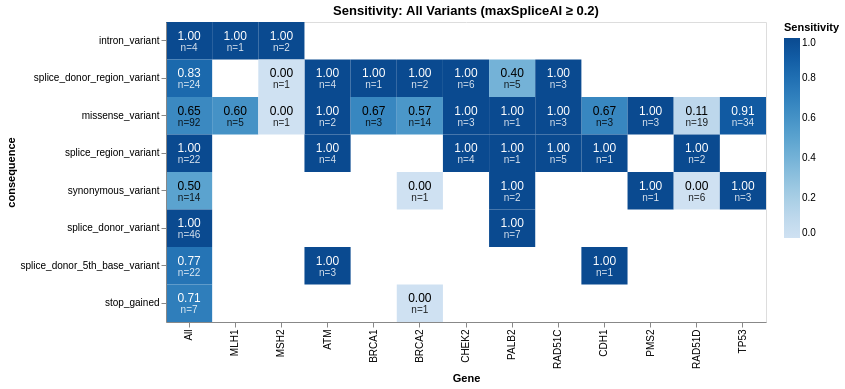
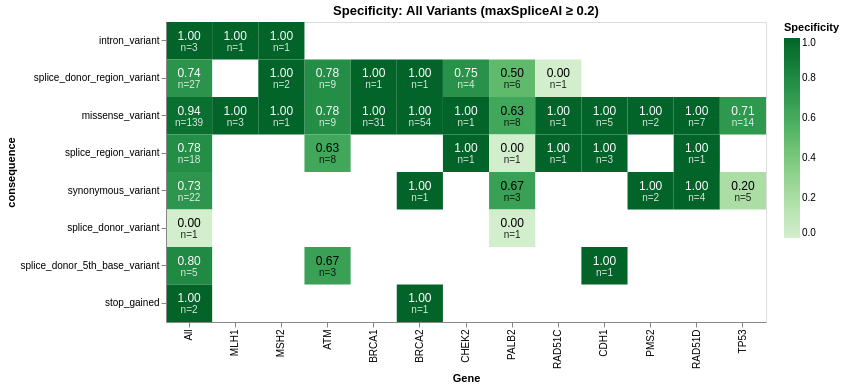

Notebook cell for these charts, in order:
### Code cell
sens_map = sensitivity_heatmap(ba_df, threshold=0.2, var_type='All Variants')
spec_map = specificity_heatmap(ba_df, threshold=0.2, var_type='All Variants')

sens_map.display()
spec_map.display()

### Figure 1 — Vega-Lite specification as saved in the notebook (floating-point values rounded to 4 significant figures)
{"config": {"view": {"continuousWidth": 300, "continuousHeight": 300}}, "layer": [{"mark": {"type": "rect"}, "encoding": {"color": {"field": "sensitivity", "legend": {"title": "Sensitivity"}, "scale": {"domain": [0, 1], "scheme": "blues"}, "type": "quantitative"}, "tooltip": [{"field": "Gene", "type": "nominal"}, {"field": "consequence", "type": "nominal"}, {"field": "sensitivity", "format": ".3f", "title": "Sensitivity", "type": "quantitative"}, {"field": "n_pos", "title": "n abnormal", "type": "quantitative"}], "x": {"field": "Gene", "sort": ["All", "MLH1", "MSH2", "ATM", "BRCA1", "BRCA2", "CHEK2", "PALB2", "RAD51C", "CDH1", "PMS2", "RAD51D", "TP53"], "type": "nominal"}, "y": {"field": "consequence", "sort": ["intron_variant", "splice_donor_region_variant", "missense_variant", "splice_region_variant", "synonymous_variant", "splice_donor_variant", "splice_donor_5th_base_variant", "stop_gained"], "type": "nominal"}}}, {"mark": {"type": "text", "dy": -5, "fontSize": 12}, "encoding": {"color": {"condition": {"test": "datum.sensitivity > 0.7", "value": "white"}, "value": "black"}, "text": {"field": "sensitivity", "format": ".2f", "type": "quantitative"}, "x": {"field": "Gene", "sort": ["All", "MLH1", "MSH2", "ATM", "BRCA1", "BRCA2", "CHEK2", "PALB2", "RAD51C", "CDH1", "PMS2", "RAD51D", "TP53"], "type": "nominal"}, "y": {"field": "consequence", "sort": ["intron_variant", "splice_donor_region_variant", "missense_variant", "splice_region_variant", "synonymous_variant", "splice_donor_variant", "splice_donor_5th_base_variant", "stop_gained"], "type": "nominal"}}}, {"mark": {"type": "text", "dy": 7, "fontSize": 10, "opacity": 0.85}, "encoding": {"color": {"condition": {"test": "datum.sensitivity > 0.7", "value": "white"}, "value": "black"}, "text": {"field": "n_label", "type": "nominal"}, "x": {"field": "Gene", "sort": ["All", "MLH1", "MSH2", "ATM", "BRCA1", "BRCA2", "CHEK2", "PALB2", "RAD51C", "CDH1", "PMS2", "RAD51D", "TP53"], "type": "nominal"}, "y": {"field": "consequence", "sort": ["intron_variant", "splice_donor_region_variant", "missense_variant", "splice_region_variant", "synonymous_variant", "splice_donor_variant", "splice_donor_5th_base_variant", "stop_gained"], "type": "nominal"}}, "transform": [{"calculate": "\"n=\" + datum.n_pos", "as": "n_label"}]}], "data": {"name": "data-889e0a711e1a02cc310d2b0b2eb804e1"}, "height": 300, "title": "Sensitivity: All Variants (maxSpliceAI ≥ 0.2)", "width": 600, "$schema": "https://vega.github.io/schema/vega-lite/v6.1.0.json", "datasets": {"data-889e0a711e1a02cc310d2b0b2eb804e1": [{"consequence": "intron_variant", "Gene": "MLH1", "sensitivity": 1.0, "specificity": 1.0, "balanced_acc": 1.0, "n_pos": 1.0, "n_neg": 1.0}, {"consequence": "intron_variant", "Gene": "MSH2", "sensitivity": 1.0, "specificity": 1.0, "balanced_acc": 1.0, "n_pos": 2.0, "n_neg": 1.0}, {"consequence": "intron_variant", "Gene": "All", "sensitivity": 1.0, "specificity": 1.0, "balanced_acc": 1.0, "n_pos": 4.0, "n_neg": 3.0}, {"consequence": "splice_donor_region_variant", "Gene": "ATM", "sensitivity": 1.0, "specificity": 0.7778, "balanced_acc": 0.8889, "n_pos": 4.0, "n_neg": 9.0}, {"consequence": "splice_donor_region_variant", "Gene": "BRCA1", "sensitivity": 1.0, "specificity": 1.0, "balanced_acc": 1.0, "n_pos": 1.0, "n_neg": 1.0}, {"consequence": "splice_donor_region_variant", "Gene": "BRCA2", "sensitivity": 1.0, "specificity": 1.0, "balanced_acc": 1.0, "n_pos": 2.0, "n_neg": 1.0}, {"consequence": "splice_donor_region_variant", "Gene": "CHEK2", "sensitivity": 1.0, "specificity": 0.75, "balanced_acc": 0.875, "n_pos": 6.0, "n_neg": 4.0}, {"consequence": "splice_donor_region_variant", "Gene": "MSH2", "sensitivity": 0.0, "specificity": 1.0, "balanced_acc": 0.5, "n_pos": 1.0, "n_neg": 2.0}, {"consequence": "splice_donor_region_variant", "Gene": "PALB2", "sensitivity": 0.4, "specificity": 0.5, "balanced_acc": 0.45, "n_pos": 5.0, "n_neg": 6.0}, {"consequence": "splice_donor_region_variant", "Gene": "RAD51C", "sensitivity": 1.0, "specificity": 0.0, "balanced_acc": 0.5, "n_pos": 3.0, "n_neg": 1.0}, {"consequence": "splice_donor_region_variant", "Gene": "All", "sensitivity": 0.8333, "specificity": 0.7407, "balanced_acc": 0.787, "n_pos": 24.0, "n_neg": 27.0}, {"consequence": "missense_variant", "Gene": "ATM", "sensitivity": 1.0, "specificity": 0.7778, "balanced_acc": 0.8889, "n_pos": 2.0, "n_neg": 9.0}, {"consequence": "missense_variant", "Gene": "BRCA1", "sensitivity": 0.6667, "specificity": 1.0, "balanced_acc": 0.8333, "n_pos": 3.0, "n_neg": 31.0}, {"consequence": "missense_variant", "Gene": "BRCA2", "sensitivity": 0.5714, "specificity": 1.0, "balanced_acc": 0.7857, "n_pos": 14.0, "n_neg": 54.0}, {"consequence": "missense_variant", "Gene": "CDH1", "sensitivity": 0.6667, "specificity": 1.0, "balanced_acc": 0.8333, "n_pos": 3.0, "n_neg": 5.0}, {"consequence": "missense_variant", "Gene": "CHEK2", "sensitivity": 1.0, "specificity": 1.0, "balanced_acc": 1.0, "n_pos": 3.0, "n_neg": 1.0}, {"consequence": "missense_variant", "Gene": "MLH1", "sensitivity": 0.6, "specificity": 1.0, "balanced_acc": 0.8, "n_pos": 5.0, "n_neg": 3.0}, {"consequence": "missense_variant", "Gene": "MSH2", "sensitivity": 0.0, "specificity": 1.0, "balanced_acc": 0.5, "n_pos": 1.0, "n_neg": 1.0}, {"consequence": "missense_variant", "Gene": "PALB2", "sensitivity": 1.0, "specificity": 0.625, "balanced_acc": 0.8125, "n_pos": 1.0, "n_neg": 8.0}, {"consequence": "missense_variant", "Gene": "PMS2", "sensitivity": 1.0, "specificity": 1.0, "balanced_acc": 1.0, "n_pos": 3.0, "n_neg": 2.0}, {"consequence": "missense_variant", "Gene": "RAD51C", "sensitivity": 1.0, "specificity": 1.0, "balanced_acc": 1.0, "n_pos": 3.0, "n_neg": 1.0}, {"consequence": "missense_variant", "Gene": "RAD51D", "sensitivity": 0.1053, "specificity": 1.0, "balanced_acc": 0.5526, "n_pos": 19.0, "n_neg": 7.0}, {"consequence": "missense_variant", "Gene": "TP53", "sensitivity": 0.9118, "specificity": 0.7143, "balanced_acc": 0.813, "n_pos": 34.0, "n_neg": 14.0}, {"consequence": "missense_variant", "Gene": "All", "sensitivity": 0.6522, "specificity": 0.9353, "balanced_acc": 0.7937, "n_pos": 92.0, "n_neg": 139.0}, {"consequence": "splice_region_variant", "Gene": "ATM", "sensitivity": 1.0, "specificity": 0.625, "balanced_acc": 0.8125, "n_pos": 4.0, "n_neg": 8.0}, {"consequence": "splice_region_variant", "Gene": "CDH1", "sensitivity": 1.0, "specificity": 1.0, "balanced_acc": 1.0, "n_pos": 1.0, "n_neg": 3.0}, {"consequence": "splice_region_variant", "Gene": "CHEK2", "sensitivity": 1.0, "specificity": 1.0, "balanced_acc": 1.0, "n_pos": 4.0, "n_neg": 1.0}, {"consequence": "splice_region_variant", "Gene": "PALB2", "sensitivity": 1.0, "specificity": 0.0, "balanced_acc": 0.5, "n_pos": 1.0, "n_neg": 1.0}, {"consequence": "splice_region_variant", "Gene": "RAD51C", "sensitivity": 1.0, "specificity": 1.0, "balanced_acc": 1.0, "n_pos": 5.0, "n_neg": 1.0}, {"consequence": "splice_region_variant", "Gene": "RAD51D", "sensitivity": 1.0, "specificity": 1.0, "balanced_acc": 1.0, "n_pos": 2.0, "n_neg": 1.0}, {"consequence": "splice_region_variant", "Gene": "All", "sensitivity": 1.0, "specificity": 0.7778, "balanced_acc": 0.8889, "n_pos": 22.0, "n_neg": 18.0}, {"consequence": "synonymous_variant", "Gene": "BRCA2", "sensitivity": 0.0, "specificity": 1.0, "balanced_acc": 0.5, "n_pos": 1.0, "n_neg": 1.0}, {"consequence": "synonymous_variant", "Gene": "PALB2", "sensitivity": 1.0, "specificity": 0.6667, "balanced_acc": 0.8333, "n_pos": 2.0, "n_neg": 3.0}, {"consequence": "synonymous_variant", "Gene": "PMS2", "sensitivity": 1.0, "specificity": 1.0, "balanced_acc": 1.0, "n_pos": 1.0, "n_neg": 2.0}, {"consequence": "synonymous_variant", "Gene": "RAD51D", "sensitivity": 0.0, "specificity": 1.0, "balanced_acc": 0.5, "n_pos": 6.0, "n_neg": 4.0}, {"consequence": "synonymous_variant", "Gene": "TP53", "sensitivity": 1.0, "specificity": 0.2, "balanced_acc": 0.6, "n_pos": 3.0, "n_neg": 5.0}, {"consequence": "synonymous_variant", "Gene": "All", "sensitivity": 0.5, "specificity": 0.7273, "balanced_acc": 0.6136, "n_pos": 14.0, "n_neg": 22.0}, {"consequence": "splice_donor_variant", "Gene": "PALB2", "sensitivity": 1.0, "specificity": 0.0, "balanced_acc": 0.5, "n_pos": 7.0, "n_neg": 1.0}, {"consequence": "splice_donor_variant", "Gene": "All", "sensitivity": 1.0, "specificity": 0.0, "balanced_acc": 0.5, "n_pos": 46.0, "n_neg": 1.0}, {"consequence": "splice_donor_5th_base_variant", "Gene": "ATM", "sensitivity": 1.0, "specificity": 0.6667, "balanced_acc": 0.8333, "n_pos": 3.0, "n_neg": 3.0}, {"consequence": "splice_donor_5th_base_variant", "Gene": "CDH1", "sensitivity": 1.0, "specificity": 1.0, "balanced_acc": 1.0, "n_pos": 1.0, "n_neg": 1.0}, {"consequence": "splice_donor_5th_base_variant", "Gene": "All", "sensitivity": 0.7727, "specificity": 0.8, "balanced_acc": 0.7864, "n_pos": 22.0, "n_neg": 5.0}, {"consequence": "stop_gained", "Gene": "BRCA2", "sensitivity": 0.0, "specificity": 1.0, "balanced_acc": 0.5, "n_pos": 1.0, "n_neg": 1.0}, {"consequence": "stop_gained", "Gene": "All", "sensitivity": 0.7143, "specificity": 1.0, "balanced_acc": 0.8571, "n_pos": 7.0, "n_neg": 2.0}]}}

### Figure 2 — Vega-Lite specification as saved in the notebook (floating-point values rounded to 4 significant figures)
{"config": {"view": {"continuousWidth": 300, "continuousHeight": 300}}, "layer": [{"mark": {"type": "rect"}, "encoding": {"color": {"field": "specificity", "legend": {"title": "Specificity"}, "scale": {"domain": [0, 1], "scheme": "greens"}, "type": "quantitative"}, "tooltip": [{"field": "Gene", "type": "nominal"}, {"field": "consequence", "type": "nominal"}, {"field": "specificity", "format": ".3f", "title": "Specificity", "type": "quantitative"}, {"field": "n_neg", "title": "n normal", "type": "quantitative"}], "x": {"field": "Gene", "sort": ["All", "MLH1", "MSH2", "ATM", "BRCA1", "BRCA2", "CHEK2", "PALB2", "RAD51C", "CDH1", "PMS2", "RAD51D", "TP53"], "type": "nominal"}, "y": {"field": "consequence", "sort": ["intron_variant", "splice_donor_region_variant", "missense_variant", "splice_region_variant", "synonymous_variant", "splice_donor_variant", "splice_donor_5th_base_variant", "stop_gained"], "type": "nominal"}}}, {"mark": {"type": "text", "dy": -5, "fontSize": 12}, "encoding": {"color": {"condition": {"test": "datum.specificity > 0.7", "value": "white"}, "value": "black"}, "text": {"field": "specificity", "format": ".2f", "type": "quantitative"}, "x": {"field": "Gene", "sort": ["All", "MLH1", "MSH2", "ATM", "BRCA1", "BRCA2", "CHEK2", "PALB2", "RAD51C", "CDH1", "PMS2", "RAD51D", "TP53"], "type": "nominal"}, "y": {"field": "consequence", "sort": ["intron_variant", "splice_donor_region_variant", "missense_variant", "splice_region_variant", "synonymous_variant", "splice_donor_variant", "splice_donor_5th_base_variant", "stop_gained"], "type": "nominal"}}}, {"mark": {"type": "text", "dy": 7, "fontSize": 10, "opacity": 0.85}, "encoding": {"color": {"condition": {"test": "datum.specificity > 0.7", "value": "white"}, "value": "black"}, "text": {"field": "n_label", "type": "nominal"}, "x": {"field": "Gene", "sort": ["All", "MLH1", "MSH2", "ATM", "BRCA1", "BRCA2", "CHEK2", "PALB2", "RAD51C", "CDH1", "PMS2", "RAD51D", "TP53"], "type": "nominal"}, "y": {"field": "consequence", "sort": ["intron_variant", "splice_donor_region_variant", "missense_variant", "splice_region_variant", "synonymous_variant", "splice_donor_variant", "splice_donor_5th_base_variant", "stop_gained"], "type": "nominal"}}, "transform": [{"calculate": "\"n=\" + datum.n_neg", "as": "n_label"}]}], "data": {"name": "data-889e0a711e1a02cc310d2b0b2eb804e1"}, "height": 300, "title": "Specificity: All Variants (maxSpliceAI ≥ 0.2)", "width": 600, "$schema": "https://vega.github.io/schema/vega-lite/v6.1.0.json", "datasets": {"data-889e0a711e1a02cc310d2b0b2eb804e1": [{"consequence": "intron_variant", "Gene": "MLH1", "sensitivity": 1.0, "specificity": 1.0, "balanced_acc": 1.0, "n_pos": 1.0, "n_neg": 1.0}, {"consequence": "intron_variant", "Gene": "MSH2", "sensitivity": 1.0, "specificity": 1.0, "balanced_acc": 1.0, "n_pos": 2.0, "n_neg": 1.0}, {"consequence": "intron_variant", "Gene": "All", "sensitivity": 1.0, "specificity": 1.0, "balanced_acc": 1.0, "n_pos": 4.0, "n_neg": 3.0}, {"consequence": "splice_donor_region_variant", "Gene": "ATM", "sensitivity": 1.0, "specificity": 0.7778, "balanced_acc": 0.8889, "n_pos": 4.0, "n_neg": 9.0}, {"consequence": "splice_donor_region_variant", "Gene": "BRCA1", "sensitivity": 1.0, "specificity": 1.0, "balanced_acc": 1.0, "n_pos": 1.0, "n_neg": 1.0}, {"consequence": "splice_donor_region_variant", "Gene": "BRCA2", "sensitivity": 1.0, "specificity": 1.0, "balanced_acc": 1.0, "n_pos": 2.0, "n_neg": 1.0}, {"consequence": "splice_donor_region_variant", "Gene": "CHEK2", "sensitivity": 1.0, "specificity": 0.75, "balanced_acc": 0.875, "n_pos": 6.0, "n_neg": 4.0}, {"consequence": "splice_donor_region_variant", "Gene": "MSH2", "sensitivity": 0.0, "specificity": 1.0, "balanced_acc": 0.5, "n_pos": 1.0, "n_neg": 2.0}, {"consequence": "splice_donor_region_variant", "Gene": "PALB2", "sensitivity": 0.4, "specificity": 0.5, "balanced_acc": 0.45, "n_pos": 5.0, "n_neg": 6.0}, {"consequence": "splice_donor_region_variant", "Gene": "RAD51C", "sensitivity": 1.0, "specificity": 0.0, "balanced_acc": 0.5, "n_pos": 3.0, "n_neg": 1.0}, {"consequence": "splice_donor_region_variant", "Gene": "All", "sensitivity": 0.8333, "specificity": 0.7407, "balanced_acc": 0.787, "n_pos": 24.0, "n_neg": 27.0}, {"consequence": "missense_variant", "Gene": "ATM", "sensitivity": 1.0, "specificity": 0.7778, "balanced_acc": 0.8889, "n_pos": 2.0, "n_neg": 9.0}, {"consequence": "missense_variant", "Gene": "BRCA1", "sensitivity": 0.6667, "specificity": 1.0, "balanced_acc": 0.8333, "n_pos": 3.0, "n_neg": 31.0}, {"consequence": "missense_variant", "Gene": "BRCA2", "sensitivity": 0.5714, "specificity": 1.0, "balanced_acc": 0.7857, "n_pos": 14.0, "n_neg": 54.0}, {"consequence": "missense_variant", "Gene": "CDH1", "sensitivity": 0.6667, "specificity": 1.0, "balanced_acc": 0.8333, "n_pos": 3.0, "n_neg": 5.0}, {"consequence": "missense_variant", "Gene": "CHEK2", "sensitivity": 1.0, "specificity": 1.0, "balanced_acc": 1.0, "n_pos": 3.0, "n_neg": 1.0}, {"consequence": "missense_variant", "Gene": "MLH1", "sensitivity": 0.6, "specificity": 1.0, "balanced_acc": 0.8, "n_pos": 5.0, "n_neg": 3.0}, {"consequence": "missense_variant", "Gene": "MSH2", "sensitivity": 0.0, "specificity": 1.0, "balanced_acc": 0.5, "n_pos": 1.0, "n_neg": 1.0}, {"consequence": "missense_variant", "Gene": "PALB2", "sensitivity": 1.0, "specificity": 0.625, "balanced_acc": 0.8125, "n_pos": 1.0, "n_neg": 8.0}, {"consequence": "missense_variant", "Gene": "PMS2", "sensitivity": 1.0, "specificity": 1.0, "balanced_acc": 1.0, "n_pos": 3.0, "n_neg": 2.0}, {"consequence": "missense_variant", "Gene": "RAD51C", "sensitivity": 1.0, "specificity": 1.0, "balanced_acc": 1.0, "n_pos": 3.0, "n_neg": 1.0}, {"consequence": "missense_variant", "Gene": "RAD51D", "sensitivity": 0.1053, "specificity": 1.0, "balanced_acc": 0.5526, "n_pos": 19.0, "n_neg": 7.0}, {"consequence": "missense_variant", "Gene": "TP53", "sensitivity": 0.9118, "specificity": 0.7143, "balanced_acc": 0.813, "n_pos": 34.0, "n_neg": 14.0}, {"consequence": "missense_variant", "Gene": "All", "sensitivity": 0.6522, "specificity": 0.9353, "balanced_acc": 0.7937, "n_pos": 92.0, "n_neg": 139.0}, {"consequence": "splice_region_variant", "Gene": "ATM", "sensitivity": 1.0, "specificity": 0.625, "balanced_acc": 0.8125, "n_pos": 4.0, "n_neg": 8.0}, {"consequence": "splice_region_variant", "Gene": "CDH1", "sensitivity": 1.0, "specificity": 1.0, "balanced_acc": 1.0, "n_pos": 1.0, "n_neg": 3.0}, {"consequence": "splice_region_variant", "Gene": "CHEK2", "sensitivity": 1.0, "specificity": 1.0, "balanced_acc": 1.0, "n_pos": 4.0, "n_neg": 1.0}, {"consequence": "splice_region_variant", "Gene": "PALB2", "sensitivity": 1.0, "specificity": 0.0, "balanced_acc": 0.5, "n_pos": 1.0, "n_neg": 1.0}, {"consequence": "splice_region_variant", "Gene": "RAD51C", "sensitivity": 1.0, "specificity": 1.0, "balanced_acc": 1.0, "n_pos": 5.0, "n_neg": 1.0}, {"consequence": "splice_region_variant", "Gene": "RAD51D", "sensitivity": 1.0, "specificity": 1.0, "balanced_acc": 1.0, "n_pos": 2.0, "n_neg": 1.0}, {"consequence": "splice_region_variant", "Gene": "All", "sensitivity": 1.0, "specificity": 0.7778, "balanced_acc": 0.8889, "n_pos": 22.0, "n_neg": 18.0}, {"consequence": "synonymous_variant", "Gene": "BRCA2", "sensitivity": 0.0, "specificity": 1.0, "balanced_acc": 0.5, "n_pos": 1.0, "n_neg": 1.0}, {"consequence": "synonymous_variant", "Gene": "PALB2", "sensitivity": 1.0, "specificity": 0.6667, "balanced_acc": 0.8333, "n_pos": 2.0, "n_neg": 3.0}, {"consequence": "synonymous_variant", "Gene": "PMS2", "sensitivity": 1.0, "specificity": 1.0, "balanced_acc": 1.0, "n_pos": 1.0, "n_neg": 2.0}, {"consequence": "synonymous_variant", "Gene": "RAD51D", "sensitivity": 0.0, "specificity": 1.0, "balanced_acc": 0.5, "n_pos": 6.0, "n_neg": 4.0}, {"consequence": "synonymous_variant", "Gene": "TP53", "sensitivity": 1.0, "specificity": 0.2, "balanced_acc": 0.6, "n_pos": 3.0, "n_neg": 5.0}, {"consequence": "synonymous_variant", "Gene": "All", "sensitivity": 0.5, "specificity": 0.7273, "balanced_acc": 0.6136, "n_pos": 14.0, "n_neg": 22.0}, {"consequence": "splice_donor_variant", "Gene": "PALB2", "sensitivity": 1.0, "specificity": 0.0, "balanced_acc": 0.5, "n_pos": 7.0, "n_neg": 1.0}, {"consequence": "splice_donor_variant", "Gene": "All", "sensitivity": 1.0, "specificity": 0.0, "balanced_acc": 0.5, "n_pos": 46.0, "n_neg": 1.0}, {"consequence": "splice_donor_5th_base_variant", "Gene": "ATM", "sensitivity": 1.0, "specificity": 0.6667, "balanced_acc": 0.8333, "n_pos": 3.0, "n_neg": 3.0}, {"consequence": "splice_donor_5th_base_variant", "Gene": "CDH1", "sensitivity": 1.0, "specificity": 1.0, "balanced_acc": 1.0, "n_pos": 1.0, "n_neg": 1.0}, {"consequence": "splice_donor_5th_base_variant", "Gene": "All", "sensitivity": 0.7727, "specificity": 0.8, "balanced_acc": 0.7864, "n_pos": 22.0, "n_neg": 5.0}, {"consequence": "stop_gained", "Gene": "BRCA2", "sensitivity": 0.0, "specificity": 1.0, "balanced_acc": 0.5, "n_pos": 1.0, "n_neg": 1.0}, {"consequence": "stop_gained", "Gene": "All", "sensitivity": 0.7143, "specificity": 1.0, "balanced_acc": 0.8571, "n_pos": 7.0, "n_neg": 2.0}]}}
